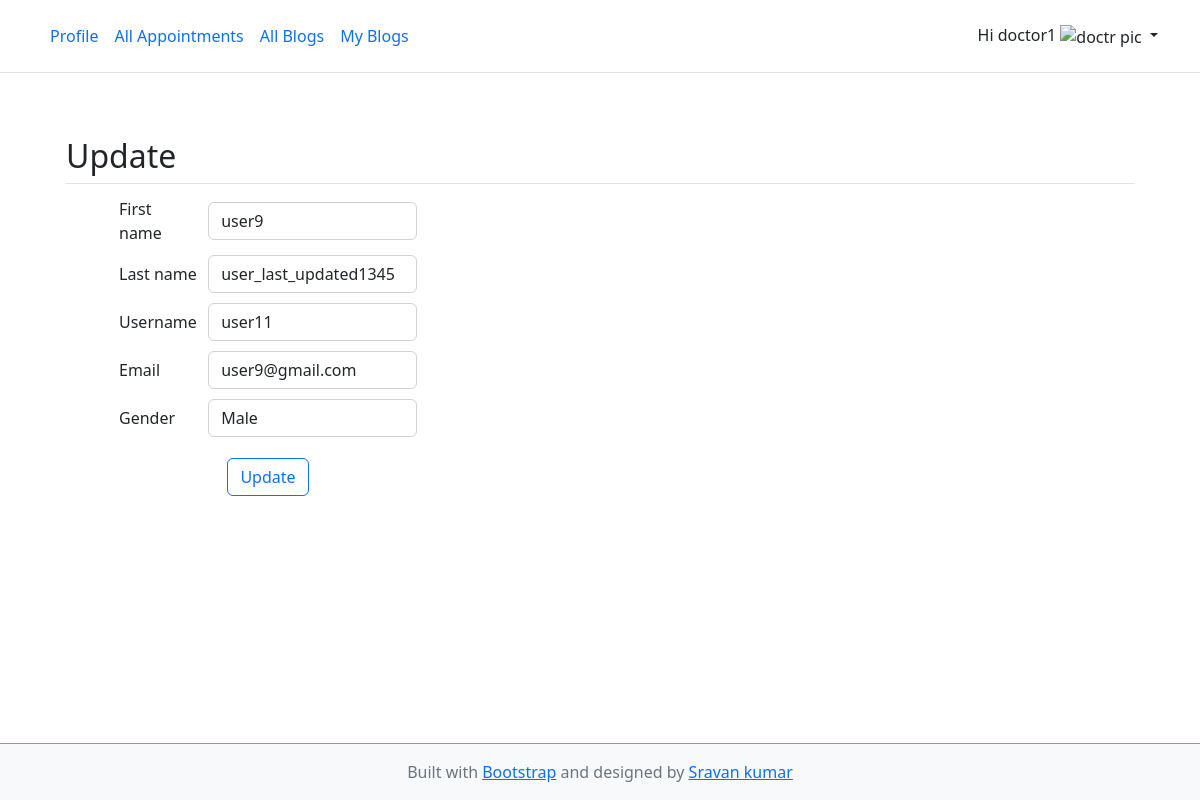
The page /doctor/profile/patient/33/update/ (signed in) on the database as committed earlier.
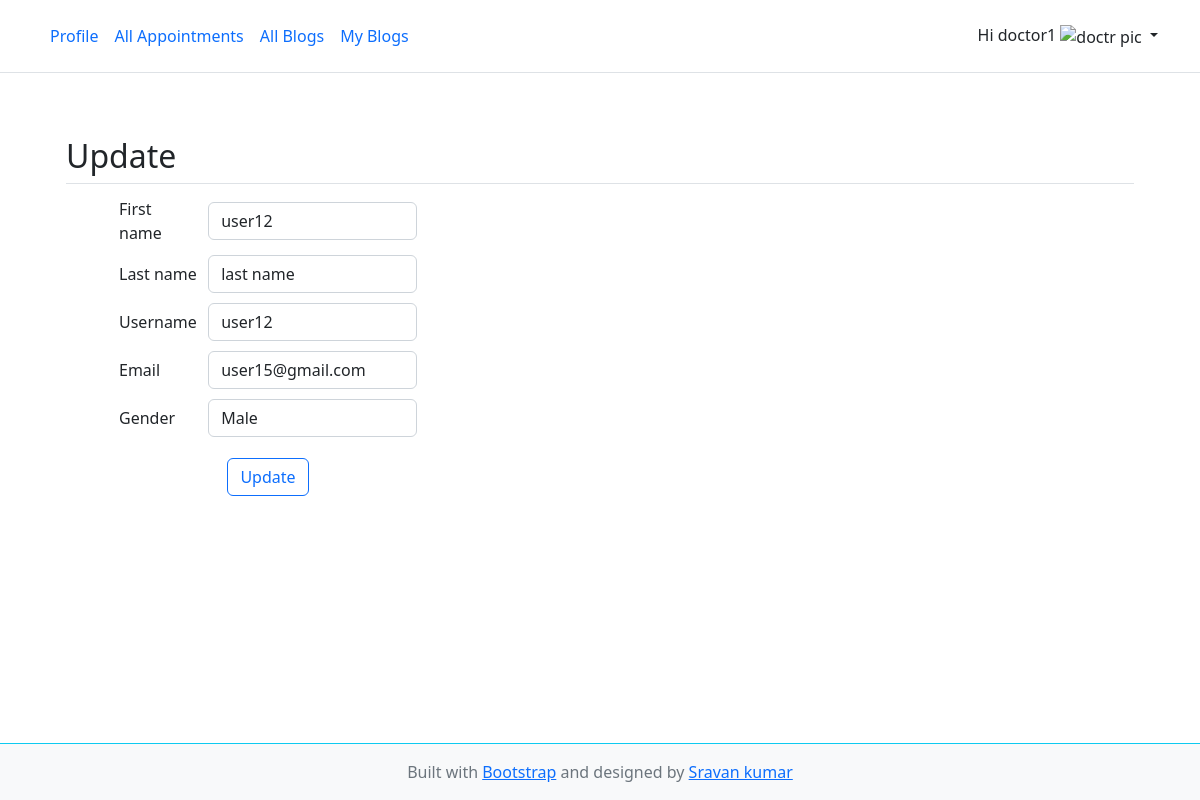
The same page on the database as committed later.
### accounts/models.py (models this page shows)
class CustomUser(AbstractUser):
    role_options = (
        ('admin', "Admin"),
        ('doctor', "Doctor"),
        ('patient', "Patient"),
    )
    gender_options = (
        ("male", "Male"),
        ("female", "Female"),
    )
    email = models.EmailField(_("email address"), unique=True)
    role = models.CharField(choices=role_options, default="admin", max_length=30)
    gender = models.CharField(choices=gender_options, max_length=20)
    USERNAME_FIELD = 'email'
    REQUIRED_FIELDS = ['email', 'username']

### doctors/views.py (the view, shortened to what this page needs)
# urls.py: path('profile/patient/<int:dtr_id>/update/', views.UpdatePatientView.as_view(), name='doctor-update'),
class UpdatePatientView(UpdateView):
    model = CustomUser
    pk_url_kwarg = 'dtr_id'
    form_class = PatientUpdateForm
    template_name = 'doctor/update_doctor.html'
    success_url = reverse_lazy('doctor:profile')

### patients/forms.py
class PatientUpdateForm(forms.ModelForm):
    class Meta:
        model = CustomUser
        fields = [
            'first_name',
            'last_name',
            'username',
            'email',
            'gender',
        ]
        labels = {
            'email': 'Email'
        }
        widgets = {
            'first_name': forms.TextInput(attrs={
                'class': 'form-control'
            }),
            'last_name': forms.TextInput(attrs={
                'class': 'form-control'
            }),
            'username': forms.TextInput(attrs={
                'class': 'form-control'
            }),
            'email': forms.EmailInput(attrs={
                'class': 'form-control'
            }),
            'gender': forms.Select(attrs={
                'class': 'form-control'
            }),
        }

### doctors/context_preprocessor.py (called while the page is built)
def specialised_categories(request):
    categories = Specialities.objects.all()
    form = DoctorDetailsForm()
    doctor = Doctors.objects.all()
    context = {
        'fm': form,
        'specialisations': categories,
        'doctors': doctor
    }
    return context

### templates/doctor/update_doctor.html (shortened to what this page needs)
{% extends 'doctor/base.html' %}
{% block content %}
<div class="container px-4 py-5" id="icon-grid">
    <h2 class="pb-2 border-bottom">Update {{ member.relation }}</h2>
    <div class="row px-5">
        <div class="col-lg-4 col-md-8">
            <form method="post">
                <table cellpadding="5">
                    {% for field in form %}
                    <tr>
                        <td>{{ field.label }}</td>
                        <td>{{ field }}</td>
                    </tr>
                    {% endfor %}
                </table>
                <div class="d-flex justify-content-center">
                <input type="submit" value="Update" class="btn btn-outline-primary my-3">
                </div>
            </form>
        </div>
    </div>
</div>
{% endblock %}

Rows that differ between the two databases and show on the page:
changed CustomUser "Male": first_name "user9" → "user12"; last_name "user_last_updated1345" → "last name"; username "user11" → "user12"; email "user9@gmail.com" → "user15@gmail.com"
